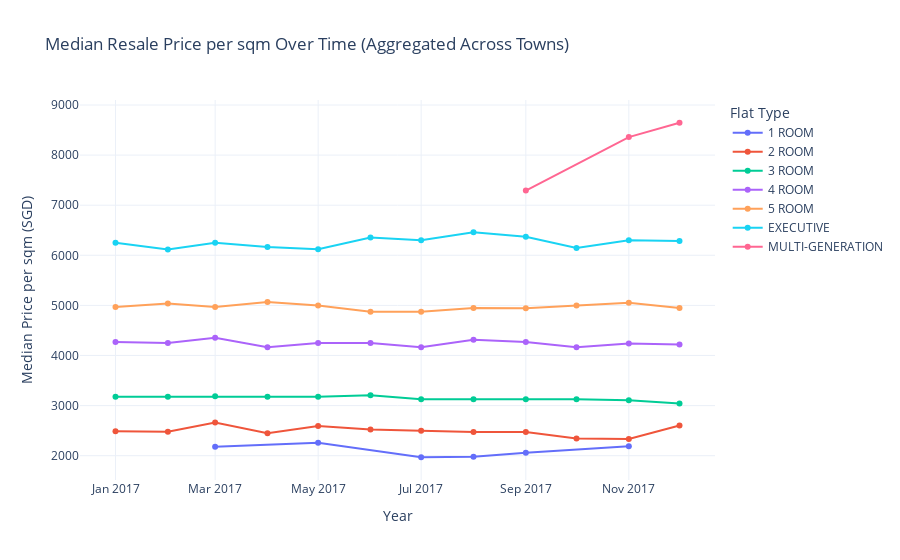

Notebook code for this chart:
### Markdown cell above
Aims:

- To prepare data for to visualise how prices have changed. 

- Can go from Town, to Flat Type within the town

- Point out some anomalies too

### Code cell
# -------------------------------
# 1. Group by flat_type and month, compute median resale price per sqm
# -------------------------------
room_median_df = df.groupby(['flat_type', 'month']).agg(
    median_price_per_sqm=('resale_price', lambda x: x.median() / df['floor_area_sqm'].median())
).reset_index()

# -------------------------------
# 2. Convert 'month' to datetime
# -------------------------------
room_median_df['month'] = pd.to_datetime(room_median_df['month'], format='%Y-%m', errors='coerce')

# -------------------------------
# 3. Drop any invalid or missing rows
# -------------------------------
room_median_df = room_median_df.dropna(subset=['month', 'median_price_per_sqm'])

# -------------------------------
# 4. Create interactive line chart using Plotly
# -------------------------------
fig = px.line(
    room_median_df,
    x='month',
    y='median_price_per_sqm',
    color='flat_type',
    markers=True,
    title='Median Resale Price per sqm Over Time (Aggregated Across Towns)',
    labels={
        'month': 'Year',
        'median_price_per_sqm': 'Median Price per sqm (SGD)',
        'flat_type': 'Flat Type'
    }
)
fig.update_layout(
    xaxis_title='Year',
    yaxis_title='Median Price per sqm (SGD)',
    legend_title='Flat Type',
    template='plotly_white'
)
fig.update_traces(mode='lines+markers', line=dict(width=2))



fig.show()

### Figure 1 — Plotly figure (JSON) as saved in the notebook; plotly's stock layout.template omitted (floating-point values rounded to 4 significant figures)
{"data": [{"hovertemplate": "Flat Type=1 ROOM<br>Year=%{x}<br>Median Price per sqm (SGD)=%{y}<extra></extra>", "legendgroup": "1 ROOM", "line": {"color": "#636efa", "dash": "solid", "width": 2}, "marker": {"symbol": "circle"}, "mode": "lines+markers", "name": "1 ROOM", "orientation": "v", "showlegend": true, "type": "scatter", "x": ["2017-03-01T00:00:00.000000000", "2017-05-01T00:00:00.000000000", "2017-07-01T00:00:00.000000000", "2017-08-01T00:00:00.000000000", "2017-09-01T00:00:00.000000000", "2017-11-01T00:00:00.000000000"], "xaxis": "x", "y": [2177.0, 2260.0, 1969.0, 1979.0, 2057.0, 2188.0], "yaxis": "y"}, {"hovertemplate": "Flat Type=2 ROOM<br>Year=%{x}<br>Median Price per sqm (SGD)=%{y}<extra></extra>", "legendgroup": "2 ROOM", "line": {"color": "#EF553B", "dash": "solid", "width": 2}, "marker": {"symbol": "circle"}, "mode": "lines+markers", "name": "2 ROOM", "orientation": "v", "showlegend": true, "type": "scatter", "x": ["2017-01-01T00:00:00.000000000", "2017-02-01T00:00:00.000000000", "2017-03-01T00:00:00.000000000", "2017-04-01T00:00:00.000000000", "2017-05-01T00:00:00.000000000", "2017-06-01T00:00:00.000000000", "2017-07-01T00:00:00.000000000", "2017-08-01T00:00:00.000000000", "2017-09-01T00:00:00.000000000", "2017-10-01T00:00:00.000000000", "2017-11-01T00:00:00.000000000", "2017-12-01T00:00:00.000000000"], "xaxis": "x", "y": [2490.0, 2479.0, 2661.0, 2448.0, 2594.0, 2521.0, 2500.0, 2474.0, 2474.0, 2344.0, 2333.0, 2604.0], "yaxis": "y"}, {"hovertemplate": "Flat Type=3 ROOM<br>Year=%{x}<br>Median Price per sqm (SGD)=%{y}<extra></extra>", "legendgroup": "3 ROOM", "line": {"color": "#00cc96", "dash": "solid", "width": 2}, "marker": {"symbol": "circle"}, "mode": "lines+markers", "name": "3 ROOM", "orientation": "v", "showlegend": true, "type": "scatter", "x": ["2017-01-01T00:00:00.000000000", "2017-02-01T00:00:00.000000000", "2017-03-01T00:00:00.000000000", "2017-04-01T00:00:00.000000000", "2017-05-01T00:00:00.000000000", "2017-06-01T00:00:00.000000000", "2017-07-01T00:00:00.000000000", "2017-08-01T00:00:00.000000000", "2017-09-01T00:00:00.000000000", "2017-10-01T00:00:00.000000000", "2017-11-01T00:00:00.000000000", "2017-12-01T00:00:00.000000000"], "xaxis": "x", "y": [3177.0, 3177.0, 3188.0, 3177.0, 3177.0, 3208.0, 3125.0, 3125.0, 3125.0, 3125.0, 3104.0, 3042.0], "yaxis": "y"}, {"hovertemplate": "Flat Type=4 ROOM<br>Year=%{x}<br>Median Price per sqm (SGD)=%{y}<extra></extra>", "legendgroup": "4 ROOM", "line": {"color": "#ab63fa", "dash": "solid", "width": 2}, "marker": {"symbol": "circle"}, "mode": "lines+markers", "name": "4 ROOM", "orientation": "v", "showlegend": true, "type": "scatter", "x": ["2017-01-01T00:00:00.000000000", "2017-02-01T00:00:00.000000000", "2017-03-01T00:00:00.000000000", "2017-04-01T00:00:00.000000000", "2017-05-01T00:00:00.000000000", "2017-06-01T00:00:00.000000000", "2017-07-01T00:00:00.000000000", "2017-08-01T00:00:00.000000000", "2017-09-01T00:00:00.000000000", "2017-10-01T00:00:00.000000000", "2017-11-01T00:00:00.000000000", "2017-12-01T00:00:00.000000000"], "xaxis": "x", "y": [4271.0, 4250.0, 4354.0, 4167.0, 4250.0, 4250.0, 4167.0, 4312.0, 4271.0, 4167.0, 4240.0, 4219.0], "yaxis": "y"}, {"hovertemplate": "Flat Type=5 ROOM<br>Year=%{x}<br>Median Price per sqm (SGD)=%{y}<extra></extra>", "legendgroup": "5 ROOM", "line": {"color": "#FFA15A", "dash": "solid", "width": 2}, "marker": {"symbol": "circle"}, "mode": "lines+markers", "name": "5 ROOM", "orientation": "v", "showlegend": true, "type": "scatter", "x": ["2017-01-01T00:00:00.000000000", "2017-02-01T00:00:00.000000000", "2017-03-01T00:00:00.000000000", "2017-04-01T00:00:00.000000000", "2017-05-01T00:00:00.000000000", "2017-06-01T00:00:00.000000000", "2017-07-01T00:00:00.000000000", "2017-08-01T00:00:00.000000000", "2017-09-01T00:00:00.000000000", "2017-10-01T00:00:00.000000000", "2017-11-01T00:00:00.000000000", "2017-12-01T00:00:00.000000000"], "xaxis": "x", "y": [4968.0, 5036.0, 4969.0, 5067.0, 5000.0, 4875.0, 4875.0, 4948.0, 4943.0, 5000.0, 5052.0, 4948.0], "yaxis": "y"}, {"hovertemplate": "Flat Type=EXECUTIVE<br>Year=%{x}<br>Median Price per sqm (SGD)=%{y}<extra></extra>", "legendgroup": "EXECUTIVE", "line": {"color": "#19d3f3", "dash": "solid", "width": 2}, "marker": {"symbol": "circle"}, "mode": "lines+markers", "name": "EXECUTIVE", "orientation": "v", "showlegend": true, "type": "scatter", "x": ["2017-01-01T00:00:00.000000000", "2017-02-01T00:00:00.000000000", "2017-03-01T00:00:00.000000000", "2017-04-01T00:00:00.000000000", "2017-05-01T00:00:00.000000000", "2017-06-01T00:00:00.000000000", "2017-07-01T00:00:00.000000000", "2017-08-01T00:00:00.000000000", "2017-09-01T00:00:00.000000000", "2017-10-01T00:00:00.000000000", "2017-11-01T00:00:00.000000000", "2017-12-01T00:00:00.000000000"], "xaxis": "x", "y": [6250.0, 6115.0, 6250.0, 6167.0, 6120.0, 6354.0, 6302.0, 6458.0, 6370.0, 6146.0, 6302.0, 6286.0], "yaxis": "y"}, {"hovertemplate": "Flat Type=MULTI-GENERATION<br>Year=%{x}<br>Median Price per sqm (SGD)=%{y}<extra></extra>", "legendgroup": "MULTI-GENERATION", "line": {"color": "#FF6692", "dash": "solid", "width": 2}, "marker": {"symbol": "circle"}, "mode": "lines+markers", "name": "MULTI-GENERATION", "orientation": "v", "showlegend": true, "type": "scatter", "x": ["2017-09-01T00:00:00.000000000", "2017-11-01T00:00:00.000000000", "2017-12-01T00:00:00.000000000"], "xaxis": "x", "y": [7292.0, 8359.0, 8646.0], "yaxis": "y"}], "layout": {"legend": {"title": {"text": "Flat Type"}, "tracegroupgap": 0}, "title": {"text": "Median Resale Price per sqm Over Time (Aggregated Across Towns)"}, "xaxis": {"anchor": "y", "domain": [0, 1], "title": {"text": "Year"}}, "yaxis": {"anchor": "x", "domain": [0, 1], "title": {"text": "Median Price per sqm (SGD)"}}}}
